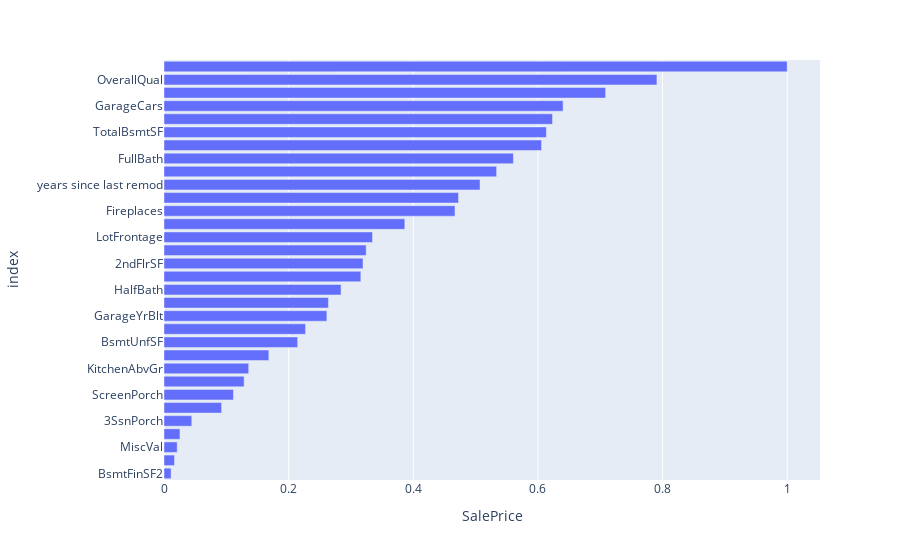

Here is the notebook cell this chart was saved with:
### Code cell
#Certaines correlation sont négatives, passont toutes les valeurs en absolue
df_corr = abs(datasetR[fullListNumbersAndPrice].corr())
corrSalesprice=df_corr[['SalePrice']].sort_values(by='SalePrice',ascending=True)
corrSalesprice=corrSalesprice.reset_index()
corrSalesprice
fig=px.bar(corrSalesprice,x='SalePrice',y='index',orientation='h')
fig.show()

### Figure 1 — Plotly figure (JSON) as saved in the notebook; plotly's stock layout.template omitted (floating-point values rounded to 4 significant figures)
{"data": [{"alignmentgroup": "True", "hovertemplate": "SalePrice=%{x}<br>index=%{y}<extra></extra>", "legendgroup": "", "marker": {"color": "#636efa", "pattern": {"shape": ""}}, "name": "", "offsetgroup": "", "orientation": "h", "showlegend": false, "textposition": "auto", "type": "bar", "x": [0.01138, 0.01684, 0.02119, 0.02561, 0.04458, 0.0924, 0.1114, 0.1286, 0.1359, 0.1682, 0.2145, 0.2271, 0.2614, 0.2638, 0.2841, 0.3159, 0.3193, 0.3244, 0.3345, 0.3864, 0.4669, 0.4726, 0.5071, 0.5337, 0.5607, 0.6059, 0.6136, 0.6234, 0.6404, 0.7086, 0.791, 1], "xaxis": "x", "y": ["BsmtFinSF2", "BsmtHalfBath", "MiscVal", "LowQualFinSF", "3SsnPorch", "PoolArea", "ScreenPorch", "EnclosedPorch", "KitchenAbvGr", "BedroomAbvGr", "BsmtUnfSF", "BsmtFullBath", "GarageYrBlt", "LotArea", "HalfBath", "OpenPorchSF", "2ndFlrSF", "WoodDeckSF", "LotFrontage", "BsmtFinSF1", "Fireplaces", "MasVnrArea", "years since last remod", "TotRmsAbvGrd", "FullBath", "1stFlrSF", "TotalBsmtSF", "GarageArea", "GarageCars", "GrLivArea", "OverallQual", "SalePrice"], "yaxis": "y"}], "layout": {"autosize": true, "barmode": "relative", "legend": {"tracegroupgap": 0}, "margin": {"t": 60}, "xaxis": {"anchor": "y", "autorange": true, "domain": [0, 1], "range": [0, 1.053], "title": {"text": "SalePrice"}, "type": "linear"}, "yaxis": {"anchor": "x", "autorange": true, "domain": [0, 1], "range": [-0.5, 31.5], "title": {"text": "index"}, "type": "category"}}}
